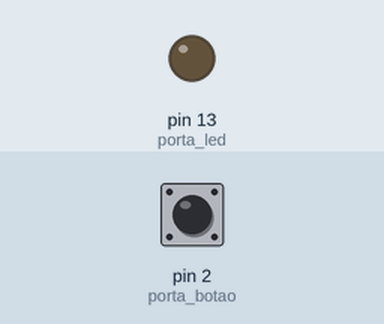
A sketch run on a simulated Arduino Uno, built with avr-gcc and run on an emulated ATmega328P. Shown: output pins drawn as LEDs (lit = HIGH). The test bench sets the inputs (shaded band); at power-on: pin 2 (porta_botao) HIGH.

Above: at 1.2 s.
1.3 s: pin 2 (porta_botao) pulled LOW for 0.15 s
At 1.37 s:
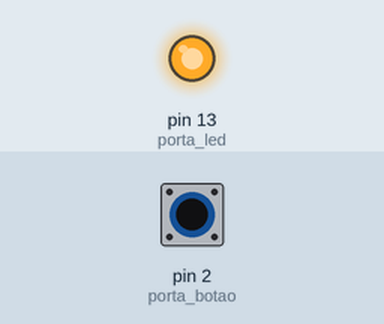
2.9 s: pin 2 (porta_botao) pulled LOW for 3.2 s
At 7.2 s:
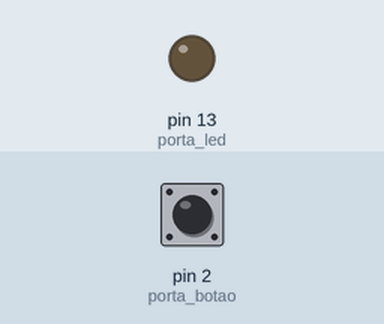
Timing chart, 0 to 8.7 s (numbered marks = the images above; inputs shaded):
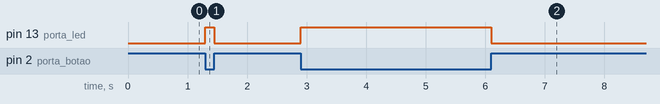

Measured:
- after the input at 1.3 s, pin 13 (porta_led): LOW → HIGH at once, → LOW 0.15 s later
- after the input at 2.9 s, pin 13 (porta_led): LOW → HIGH at once, → LOW 3.2 s later

The sketch:

botao.ino
```cpp
int porta_botao = 2;            // GUARDA VALOR DA PORTA DO BOTÃO
int porta_led = 13;             // GUARDA VALOR DA PORTA DO LED
bool estado_botao = false;      // GUARDA VALOR DO ESTADO DO BOTÃO
bool estado_ant_botao = false;  // GUARDA VALOR DO ESTADO ANTERIOR DO BOTÃO

void setup() {

  pinMode(porta_botao, INPUT_PULLUP);  // COLOCA PORTA DO BOTÃO COMO ENTRADA COM PULLUP
  pinMode(porta_led, OUTPUT);          // COLOCA PORTA DO LED COMO SAÍDA
}

void loop() {

  estado_botao = digitalRead(porta_botao);  // LÊ A PORTA DO BOTÃO E GUARDA O VALOR LIDO

  if (estado_botao == LOW && estado_ant_botao == false) {

    digitalWrite(porta_led, HIGH);
    estado_ant_botao = true;

  } else if (estado_botao == HIGH && estado_ant_botao == true) {

    digitalWrite(porta_led, LOW);
    estado_ant_botao = false;
  }
}
```
